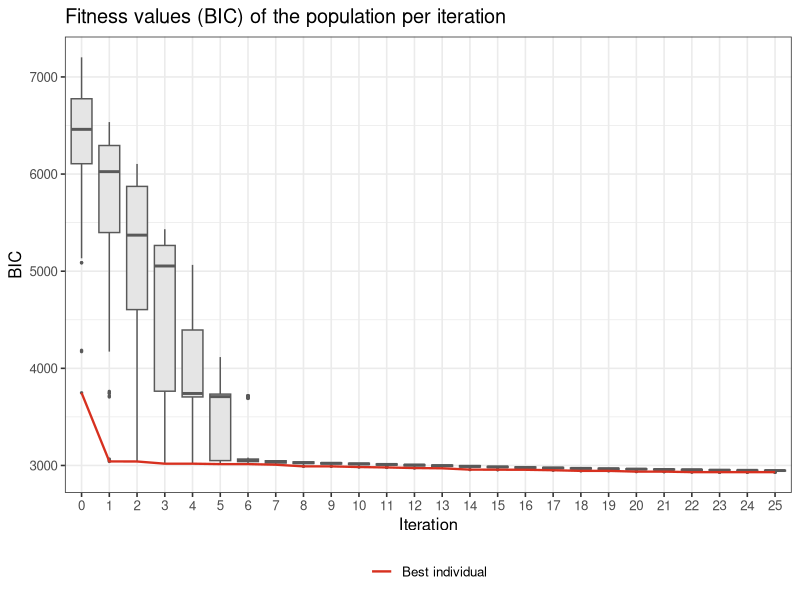
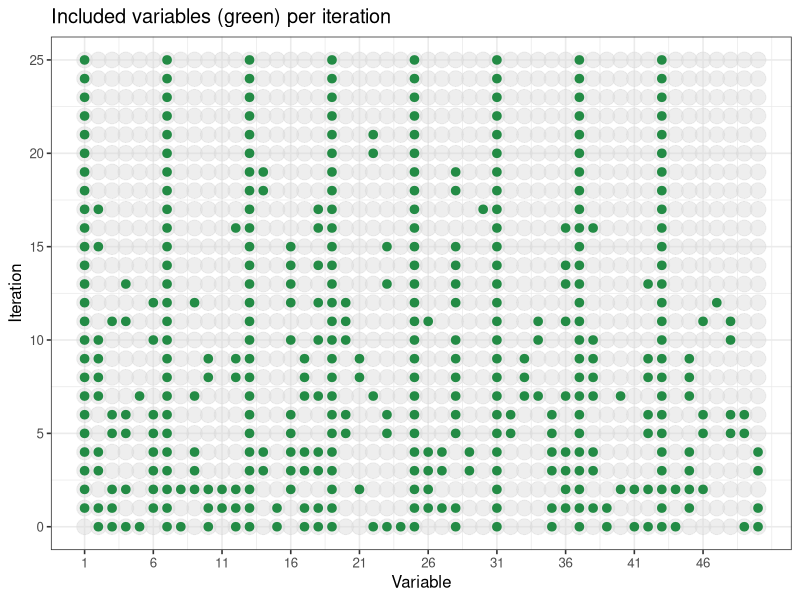

Source code (R) for these figures, in order:
# Used in: 03-bit.tex
#
# Runs a toy evolutionary feature-selection example for linear regression. The
# binary chromosome indicates which variables enter the model, and BIC is used
# as the fitness value to minimize.

set.seed(123L)

library(data.table)
library(ggplot2)

evaluate_population = function(population, objective) {
  vapply(population, objective, numeric(1L))
}

generate_binary_population = function(n_individuals, n_bits) {
  replicate(n_individuals, sample(c(0L, 1L), n_bits, replace = TRUE), simplify = FALSE)
}

mutate_bitflip = function(population, p_flip) {
  lapply(population, function(individual) {
    mutation_mask = runif(length(individual)) < p_flip
    individual[mutation_mask] = 1L - individual[mutation_mask]
    individual
  })
}

uniform_crossover = function(parent_a, parent_b, p_parent_a) {
  inherit_from_parent_a = runif(length(parent_a)) < p_parent_a
  as.integer(ifelse(inherit_from_parent_a, parent_a, parent_b))
}

generate_offspring = function(population, fitness, lambda, p_mutation, p_crossover) {
  ranked_ids = order(fitness)[seq_len(min(length(population), lambda))]
  mating_pool = population[ranked_ids]

  replicate(lambda, {
    parent_ids = sample(seq_along(mating_pool), size = 2L, replace = TRUE)
    child = uniform_crossover(
      mating_pool[[parent_ids[1L]]],
      mating_pool[[parent_ids[2L]]],
      p_parent_a = p_crossover
    )
    mutate_bitflip(list(child), p_flip = p_mutation)[[1L]]
  }, simplify = FALSE)
}

select_mu_plus_lambda = function(population, offspring, fitness, offspring_fitness, mu) {
  combined_population = c(population, offspring)
  combined_fitness = c(fitness, offspring_fitness)
  keep = order(combined_fitness)[seq_len(mu)]

  list(
    population = combined_population[keep],
    fitness = combined_fitness[keep]
  )
}

make_bic_objective = function(design, response) {
  function(individual) {
    selected_variables = which(individual == 1L)

    model_data = if (length(selected_variables) == 0L) {
      data.frame(response = response)
    } else {
      data.frame(response = response, design[, selected_variables, drop = FALSE])
    }

    BIC(lm(response ~ ., data = model_data))
  }
}

record_best_individual = function(population, fitness, iteration, n_features) {
  best_id = which.min(fitness)
  data.table(
    iteration = iteration,
    variable = seq_len(n_features),
    included = population[[best_id]],
    fitness = fitness[[best_id]]
  )
}

n_observations = 1000L
n_features = 50L
true_variables = as.integer(seq(1L, 43L, length.out = 8L))
feature_sd = seq(1, 5, length.out = n_features)

design = matrix(
  rnorm(n_observations * n_features),
  nrow = n_observations,
  ncol = n_features
)
design = sweep(design, MARGIN = 2L, STATS = feature_sd, FUN = "*")

response = -1.2 + rowSums(design[, true_variables]) + rnorm(n_observations)
objective = make_bic_objective(design, response)

mu = 100L
lambda = 50L
max_iter = 25L
mutation_probability = 1 / n_features
crossover_probability = 0.5

population = generate_binary_population(mu, n_features)
fitness = evaluate_population(population, objective)

fitness_history = list(data.table(iteration = 0L, individual = seq_along(fitness), bic = fitness))
best_history = list(record_best_individual(population, fitness, iteration = 0L, n_features = n_features))

for (iteration in seq_len(max_iter)) {
  offspring = generate_offspring(
    population = population,
    fitness = fitness,
    lambda = lambda,
    p_mutation = mutation_probability,
    p_crossover = crossover_probability
  )
  offspring_fitness = evaluate_population(offspring, objective)

  selection = select_mu_plus_lambda(population, offspring, fitness, offspring_fitness, mu = mu)
  population = selection$population
  fitness = selection$fitness

  fitness_history[[iteration + 1L]] = data.table(
    iteration = iteration,
    individual = seq_along(fitness),
    bic = fitness
  )
  best_history[[iteration + 1L]] = record_best_individual(
    population,
    fitness,
    iteration = iteration,
    n_features = n_features
  )
}

fitness_history_dt = rbindlist(fitness_history)
best_fitness_dt = fitness_history_dt[, .(bic = min(bic)), by = iteration]

bic_plot = ggplot(fitness_history_dt, aes(x = factor(iteration), y = bic)) +
  geom_boxplot(fill = "grey90", color = "grey35", outlier.size = 0.5) +
  geom_line(
    data = best_fitness_dt,
    aes(x = factor(iteration), y = bic, group = 1L, color = "Best individual"),
    linewidth = 0.8,
    inherit.aes = FALSE
  ) +
  scale_color_manual(values = c("Best individual" = "#d7301f"), name = NULL) +
  theme_bw(base_size = 12) +
  theme(legend.position = "bottom") +
  labs(
    x = "Iteration",
    y = "BIC",
    title = "Fitness values (BIC) of the population per iteration"
  )

best_history_dt = rbindlist(best_history)

variable_plot = ggplot(best_history_dt, aes(x = variable, y = iteration)) +
  geom_point(color = "grey85", size = 5, alpha = 0.45) +
  geom_point(
    data = best_history_dt[included == 1L],
    aes(x = variable, y = iteration),
    color = "#238b45",
    size = 2.6,
    inherit.aes = FALSE
  ) +
  scale_x_continuous(breaks = seq(1L, n_features, by = 5L)) +
  theme_bw(base_size = 12) +
  labs(
    x = "Variable",
    y = "Iteration",
    title = "Included variables (green) per iteration"
  )

dir.create("../figure", showWarnings = FALSE)

ggsave("../figure/var-selection1.png", bic_plot, width = 7, height = 4, dpi = 300)
ggsave("../figure/var-selection2.png", variable_plot, width = 7, height = 4, dpi = 300)
